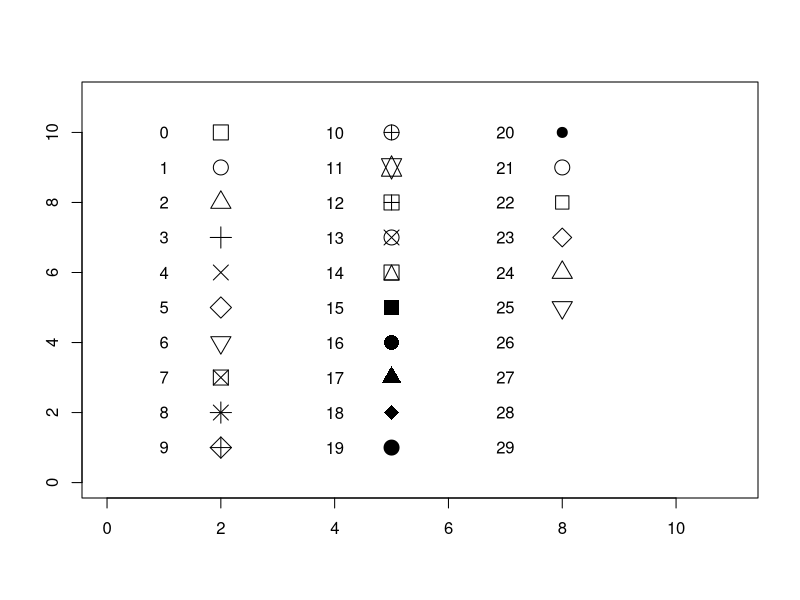

This chart was generated by the following R code: (Note: this script raises an error after producing the figure.)
# graphics code


#***************************************
# options within a graph
# to find color names
colors()

# to find the number for the symbols
# note, 95 is a good one for lines
plot(0:11,0:11,type="n",xlab="",ylab="") # sets up plot area
k=-1 # change to -1, 29, 59, 89, 119, 149, 179, 209, or 239 for more
for(i in c(2,5,8)) {
  for(j in 10:1) {
    k=k+1
    points(i,j,pch=k,cex=2)
    text(i-1,j,labels=as.character(k))
    }
  }

# to change the dimensions of a graph
# before the plot function:
par(mar=c(4, 4, 2, 0.5))
# numbers are for the number of lines at the (bottom, left, top, right) of the plot area
# default is (5.1, 4.1, 4.1, 2.1)
# to check what the settings are currently set to
par()$mar

# to change the orientation of the x axis labels, use las= in the plot statement: 0=always parallel to axis, 1=always horizontal, 2=always perpendicular to the axis, 3=always vertical




#***************************************
# exporting graphics
pdf(file="file/path/file name.pdf")
dev.off()

jpeg(filename="file/path/file name.jpg", width=2000, height=1600, res=300)
dev.off()
# you can leave off the width, height, and res - these ones work well for presentations





#***************************************
# axes
# dates
plot(dframe$date, dframe$var, xaxt="n")
axis.Date(1, at=seq(as.Date("2010/5/1"), as.Date("2011/10/31"), "months"), format="%m/%y")
# note: seq(as.Date(first date in sequence), as.Date(last date in sequence), by, the way you want the date formatted)

# axis label orientation
las=2
# in plot statement: (0=always parallel to axis, 1=always horizontal, 2=always perpendicular to axis, 3=always vertical)

# to make multiple line x axis labels
# suppress the axis in the plot statement with xaxt="n"
# then add an axis back in with the first line of labels
axis(1, at=c(1,2,3,4,5), labels=c("lable1","label2","label3"))
# then add in the next line of the labels and play with the number of spaces between each word to make them line up correctly (the line will be centered on the graph)
mtext("lab1       lab2         lab3", side=1, line=2)





#***************************************
# inserting text onto a graph
text(x=4, y=3500, "y=3.976x+1.185, R2=0.6125", col="blue", pos=4)
# the x and y are coordinates on the actual graph, so tailor to the specific graph
# pos is the position of the text from the x,y - 1=below, 2=left, 3=above, 4=right
# If you specify pos, you can specify offset= in percent of character width - good for labeling points



#***************************************
# inserting the equation, R2 and p value of a regression linear model into the graph
LM1 <- lm(dframe$yvar~dframe$xvar)
LM1sum <- summary(LM1)
coef <- LM1sum[["coefficients"]]
m=coef[2]
b=coef[1]
p = coef[8]
r2 <- LM1sum[["r.squared"]]
text(x=50, y=30, paste("y=", signif(m, digits=4), "x + ", signif(b, digits=4), sep=""), col="blue", pos=4)
text(x=50, y=20, paste("R2=", signif(r2, digits=4), sep=""), col="blue", pos=4)
text(x=50, y=10, paste("p value=", signif(p, digits=4), sep=""), col="blue", pos=4)





#***************************************
# index plot - plots values of a variable in the order they appear in a dataset - great for a first look for outliers, etc
plot(dframe$variable)
# to then find the outliers
ix=which(dframe$variable>number)
dframe$variable[ix] # this will print the values that are greater than n
dframe[ix] # this will print the rows where the values are greater than n




#***************************************
# normal scatterplot
plot(dframe$xvar, dframe$yvar1, pch=16, col="blue", main="Title of Graph", xlab="x axis label", ylab="y axis label")




#***************************************
# scatterplot by group
library(car)
scatterplot(yvar ~ xvar | group_var, data=dframe, xlab="x axis label", ylab="y axis label", main="Title of Graph", smooth=F, ylim=c(0, 15), legend.coords="topleft", grid=F)
# can use legend.coords="NULL" and then a legend statement to define your own legend instead of the automatically designated format
# colors follow the sequence in palette().  to get these colors in a legend or another series, create a vector called colors containing palette(), then designate the colors in the legend or plot statement as col=colors
colors=palette()
legend(x="topright", y="NULL", c("1st y var","2nd y var"), pch=c(1:2), col=colors)
# ncol=2 would have the legend be in 2 columns




#***************************************
# scatterplot by group in a lattice
library(lattice)
xyplot(yvar ~ xvar | groupvar, data=dframe,main="title", ylab="y axis", xlab="x axix")
# can have muliple grouping variables by using yvar ~ xvar | grpvar1 * gvar2




#***************************************
# normal line graph

# order variables to plot points connected by a line - not real sure this is needed
ix=order(dframe$xvar)

plot(dframe$xvar, dframe$yvar1, pch=16, col="blue", main="Title of Graph", xlab="x axis label", ylab="y axis label")
lines(dframe$xvar[ix], dframe$yvar1[ix], col="blue")
points(dframe$xvar, dframe$yvar2, pch=2, col="red")
lines(dframe$xvar[ix],dframe$yvar2[ix], col="red")
legend(x="topright", y="NULL", c("1st y var","2nd y var"), pch=c(16,2), col=c("blue","red"))




#***************************************
# point plot with a regression line

plot(dframe$xvar, dframe$yvar, main="Title of Graph", xlab="x axis label", ylab="y axis label", xlim=c(0, 6), ylim=c(0, 6))
# add the regression line
abline(lm(dframe$yvar~dframe$xvar))
# see regression equation pieces (y=(num under variable)x + (num under intercept))
LM1 <- lm(dframe$yvar~dframe$xvar)
# see linear model stats (R2, p-value)
summary(LM1)



#**************************************
#add regression info to graph (equation and r2) to ggplot

equation.label <- function(dframe){
  m <- lm(y ~ x, dframe);
  eq <- substitute(italic(y) == a + b %.% italic(x)*","~~italic(r)^2~"="~r2, 
                   list(a = format(coef(m)[1], digits = 3), 
                        b = format(coef(m)[2], digits = 3), 
                        r2 = format(summary(m)$r.squared, digits = 3)))
  as.character(as.expression(eq));                 
}

plot + geom_text(x = -20, y = 25, label = equation.label(dframe), parse = TRUE, hjust=0)




#***************************************
# to add 1:1 line or reference line to a graph

# create y=0 line
y1linex=c(0, 20)
y1liney=c(0, 0)
# after plot code:
lines(y1linex, y1liney, col="gray")

# another option to create a 1:1 line
# after plot code:
lines(c(-1,6), c(-1,6), col="gray", lty="dashed")




#***************************************
# box plot by a grouping variable

boxplot(var1 ~ group_var, data=dframe, main="Title of Graph", ylab="y axis label", ylim=c(0,3))
# x axis is labeled with the values in group_var
# if you want a box plot of all values, use a grouping variable of something that's common to all rows and use xlab="x axis label" to label the x axis




#***************************************
# to order groups on x axis of box or bar plot
# before the plot statement, make the grouping variable a factor in the order you want them to show up
dframe$group_var=factor(dframe$group_var, c("group1", "group2", "group3", "group4"))




#***************************************
# bar chart

# data must be arranged in a matrix with a particular structure
# deposition_R_demo.R has an example

barplot(matrix1, main="Title of Graph", ylab="y axis label", col=c("blue","red"), legend = rownames(matrix1), beside=T, axis.lty=1, ylim=c(0, 5))
# beside=F would create a stacked bar chart

# can also skip the matrix and just use vectors if you only need one series of bars
names <- dframe$sitename
yvar <- ea_mn$yvar
barplot(yvar, main="graph title", ylab="y label", names.arg=names, horiz=F)
# to get names to display perpendicular to axis, specify par(las=2) before the boxplot command


#***************************************
# multiple ggplots (like par(mfrows) but for ggplot)

# Multiple plot function
#
# ggplot objects can be passed in ..., or to plotlist (as a list of ggplot objects)
# - cols:   Number of columns in layout
# - layout: A matrix specifying the layout. If present, 'cols' is ignored.
#
# If the layout is something like matrix(c(1,2,3,3), nrow=2, byrow=TRUE),
# then plot 1 will go in the upper left, 2 will go in the upper right, and
# 3 will go all the way across the bottom.
#
multiplot <- function(..., plotlist=NULL, file, cols=1, layout=NULL) {
  library(grid)
  
  # Make a list from the ... arguments and plotlist
  plots <- c(list(...), plotlist)
  
  numPlots = length(plots)
  
  # If layout is NULL, then use 'cols' to determine layout
  if (is.null(layout)) {
    # Make the panel
    # ncol: Number of columns of plots
    # nrow: Number of rows needed, calculated from # of cols
    layout <- matrix(seq(1, cols * ceiling(numPlots/cols)),
                     ncol = cols, nrow = ceiling(numPlots/cols))
  }
  
  if (numPlots==1) {
    print(plots[[1]])
    
  } else {
    # Set up the page
    grid.newpage()
    pushViewport(viewport(layout = grid.layout(nrow(layout), ncol(layout))))
    
    # Make each plot, in the correct location
    for (i in 1:numPlots) {
      # Get the i,j matrix positions of the regions that contain this subplot
      matchidx <- as.data.frame(which(layout == i, arr.ind = TRUE))
      
      print(plots[[i]], vp = viewport(layout.pos.row = matchidx$row,
                                      layout.pos.col = matchidx$col))
    }
  }
}


#*********************************
#add final theme for formatting ggplots
final_theme=theme_bw() +
  theme(axis.text=element_text(size=12),
        axis.title=element_text(size=14,face="bold"),
        plot.title=element_text(size=16, face='bold', hjust=0.5)) #save as a grom

p + final_theme # where p is your plot grom

#*********************************
# add text to ggplot (with italics)
p + annotate("text", x = 4, y = 25,
             label = "paste(italic(R) ^ 2, \" = .75\")", parse = TRUE)

#*********************************
# add line segment
p + annotate("segment", x = 4, xend=6, y = 25, yend=25, linetype=2, col='grey')

#*********************************
# The palette with black:
cbbPalette <- c("#000000", "#E69F00", "#56B4E9", "#009E73", "#F0E442", "#0072B2", "#D55E00", "#CC79A7")
#black, yellow/orange, aqua blue, forest green, yellow, drk blue, red/orange, pink/purple

scale_color_colorblind() #if 8 values or less    

scale_color_manual(values=c("#000000", "#999999", "#997300", "#ffbf00", "#173fb5", "#587CE9", "#a5b8f3", "#004d13",
                            "#00e639", "#66ff8c", "#00664b", "#009E73", "#00e6a8", "#8d840c", "#d4c711", "#f5ee89", "#005180", "#0081cc", "#66c7ff")) #so you can adjust

#*********************************
# add special characters to facet labels:
summary$var1 <- factor(summary$var1, c('13C %C', 'pig', 'gloeo'))
summary$var1_lab <- factor(summary$var1, labels=c(expression(paste(delta^{13},'C & %C')), 'Pigments', expression(paste(italic('Gloeo.')))))

#plot
ggplot(summary, aes(x=var2, y=corr_value)) +
  facet_grid(var1_lab ~., labeller=label_parsed)

#*********************************
# add special characters to axis titles:

ggplot(summary, aes(x=var2, y=corr_value)) +
  scale_x_discrete(labels=parse(text=c(expression(paste(delta^{13},'C & %C')), 'Pigments', expression(paste(italic('Gloeo.'))), 'Land', 'Population', 'Climate')))

#*********************************
#add n details to boxplots
# function for number of observations 
give.n <- function(x){
  return(c(y = -2, label = length(x))) 
  # experiment with the multiplier to find the perfect position
}

# function for mean labels
mean.n <- function(x){
  return(c(y = median(x)*0.97, label = round(mean(x),2))) 
  # experiment with the multiplier to find the perfect position
}

ggplot(fog_flux_comp_9mo, aes(x=landuse_auto, y=fog_pct_of_tot, fill=above_below)) +
  geom_boxplot() +
  facet_grid(above_below~.) +
    stat_summary(fun.data = give.n, geom = "text", fun.y = median) #fun.data is one of the functions above and fun.y (or fun.x) is the placement (median or mean, depending)


#*********************************
# make space between facets and add corner labels for manuscripts, also, export at desired resolution/size

tiff('zone break summary box plot for pub.tiff', width=3600, height=2400, res=600)

plot <- ggplot(summary, aes(x=var2, y=corr_value))+
  theme(panel.spacing = unit(2, "lines")) 

plot

grid.text("a", x = unit(0.09, "npc"), y = unit(0.98, "npc"), gp=gpar(fontsize=9))
grid.text("b", x = unit(0.09, "npc"), y = unit(0.67, "npc"), gp=gpar(fontsize=9))
grid.text("c", x = unit(0.09, "npc"), y = unit(0.36, "npc"), gp=gpar(fontsize=9))

dev.off()

#-------
#force axis label onto two lines in ggplot for factors
plot +
  scale_x_discrete(labels=function(x) sub(" "," \n",x,fixed=TRUE))
#where the character in the "" is what splits the line. in this case it is a single space